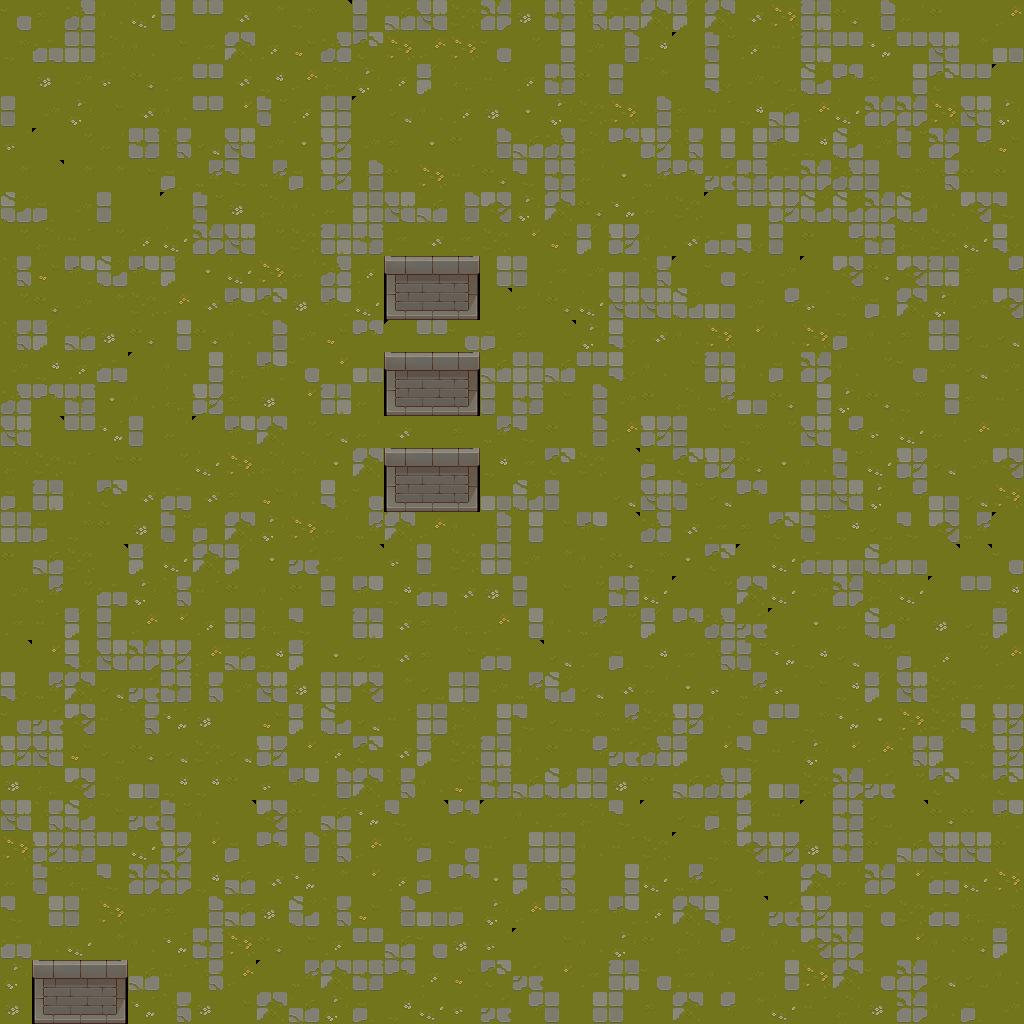

Rendered tile map (Tiled .tmx) drawn with the repository's tilesets; below, a short description and the map source with its tile grids summarised:
An orthogonal 32x32 tile map with 32x32 px tiles, 1 tile layer (Ground), 2 tilesets.

<map version="1.8" tiledversion="1.8.4" orientation="orthogonal" renderorder="right-down" width="32" height="32" tilewidth="32" tileheight="32" infinite="0" nextlayerid="4" nextobjectid="1">
 <tileset firstgid="1" name="TX Tileset Grass" tilewidth="32" tileheight="32" tilecount="64" columns="8">
  <image source="../images/Texture/TX Tileset Grass.png" width="256" height="256" />
 </tileset>
 <tileset firstgid="65" name="TX Tileset Wall" tilewidth="32" tileheight="32" tilecount="256" columns="16">
  <image source="../images/Texture/TX Tileset Wall.png" width="512" height="512" />
  <tile id="17">
   <properties>
    <property name="blocked" type="bool" value="false" />
   </properties>
  </tile>
  <tile id="18">
   <properties>
    <property name="blocked" type="bool" value="false" />
   </properties>
  </tile>
  <tile id="19">
   <properties>
    <property name="blocked" type="bool" value="false" />
   </properties>
  </tile>
  <tile id="20">
   <properties>
    <property name="blocked" type="bool" value="false" />
   </properties>
  </tile>
  <tile id="21">
   <properties>
    <property name="blocked" type="bool" value="false" />
   </properties>
  </tile>
  <tile id="22">
   <properties>
    <property name="blocked" type="bool" value="false" />
   </properties>
  </tile>
  <tile id="23">
   <properties>
    <property name="blocked" type="bool" value="false" />
   </properties>
  </tile>
  <tile id="24">
   <properties>
    <property name="blocked" type="bool" value="false" />
   </properties>
  </tile>
  <tile id="25">
   <properties>
    <property name="blocked" type="bool" value="false" />
   </properties>
  </tile>
  <tile id="26">
   <properties>
    <property name="blocked" type="bool" value="false" />
   </properties>
  </tile>
  <tile id="27">
   <properties>
    <property name="blocked" type="bool" value="false" />
   </properties>
  </tile>
  <tile id="28">
   <properties>
    <property name="blocked" type="bool" value="false" />
   </properties>
  </tile>
  <tile id="29">
   <properties>
    <property name="blocked" type="bool" value="false" />
   </properties>
  </tile>
  <tile id="30">
   <properties>
    <property name="blocked" type="bool" value="false" />
   </properties>
  </tile>
  <tile id="33">
   <properties>
    <property name="blocked" type="bool" value="false" />
   </properties>
  </tile>
  <tile id="34">
   <properties>
    <property name="blocked" type="bool" value="false" />
   </properties>
  </tile>
  <tile id="35">
   <properties>
    <property name="blocked" type="bool" value="false" />
   </properties>
  </tile>
  <tile id="36">
   <properties>
    <property name="blocked" type="bool" value="false" />
   </properties>
  </tile>
  <tile id="37">
   <properties>
    <property name="blocked" type="bool" value="false" />
   </properties>
  </tile>
  <tile id="38">
   <properties>
    <property name="blocked" type="bool" value="false" />
   </properties>
  </tile>
  <tile id="39">
   <properties>
    <property name="blocked" type="bool" value="false" />
   </properties>
  </tile>
  <tile id="40">
   <properties>
    <property name="blocked" type="bool" value="false" />
   </properties>
  </tile>
  <tile id="41">
   <properties>
    <property name="blocked" type="bool" value="false" />
   </properties>
  </tile>
  <tile id="42">
   <properties>
    <property name="blocked" type="bool" value="false" />
   </properties>
  </tile>
  <tile id="43">
   <properties>
    <property name="blocked" type="bool" value="false" />
   </properties>
  </tile>
  <tile id="44">
   <properties>
    <property name="blocked" type="bool" value="false" />
   </properties>
  </tile>
  <tile id="45">
   <properties>
    <property name="blocked" type="bool" value="false" />
   </properties>
  </tile>
  <tile id="46">
   <properties>
    <property name="blocked" type="bool" value="false" />
   </properties>
  </tile>
  <tile id="49">
   <properties>
    <property name="blocked" type="bool" value="false" />
   </properties>
  </tile>
  <tile id="50">
   <properties>
    <property name="blocked" type="bool" value="false" />
   </properties>
  </tile>
  <tile id="51">
   <properties>
    <property name="blocked" type="bool" value="false" />
   </properties>
  </tile>
  <tile id="52">
   <properties>
    <property name="blocked" type="bool" value="false" />
   </properties>
  </tile>
  <tile id="53">
   <properties>
    <property name="blocked" type="bool" value="false" />
   </properties>
  </tile>
  <tile id="54">
   <properties>
    <property name="blocked" type="bool" value="false" />
   </properties>
  </tile>
  <tile id="55">
   <properties>
    <property name="blocked" type="bool" value="false" />
   </properties>
  </tile>
  <tile id="56">
   <properties>
    <property name="blocked" type="bool" value="false" />
   </properties>
  </tile>
  <tile id="57">
   <properties>
    <property name="blocked" type="bool" value="false" />
   </properties>
  </tile>
  <tile id="58">
   <properties>
    <property name="blocked" type="bool" value="false" />
   </properties>
  </tile>
  <tile id="59">
   <properties>
    <property name="blocked" type="bool" value="false" />
   </properties>
  </tile>
  <tile id="60">
   <properties>
    <property name="blocked" type="bool" value="false" />
   </properties>
  </tile>
  <tile id="61">
   <properties>
    <property name="blocked" type="bool" value="false" />
   </properties>
  </tile>
  <tile id="62">
   <properties>
    <property name="blocked" type="bool" value="false" />
   </properties>
  </tile>
  <tile id="65">
   <properties>
    <property name="blocked" type="bool" value="false" />
   </properties>
  </tile>
  <tile id="66">
   <properties>
    <property name="blocked" type="bool" value="false" />
   </properties>
  </tile>
  <tile id="67">
   <properties>
    <property name="blocked" type="bool" value="false" />
   </properties>
  </tile>
  <tile id="68">
   <properties>
    <property name="blocked" type="bool" value="false" />
   </properties>
  </tile>
  <tile id="69">
   <properties>
    <property name="blocked" type="bool" value="false" />
   </properties>
  </tile>
  <tile id="70">
   <properties>
    <property name="blocked" type="bool" value="false" />
   </properties>
  </tile>
  <tile id="71">
   <properties>
    <property name="blocked" type="bool" value="false" />
   </properties>
  </tile>
  <tile id="72">
   <properties>
    <property name="blocked" type="bool" value="false" />
   </properties>
  </tile>
  <tile id="73">
   <properties>
    <property name="blocked" type="bool" value="false" />
   </properties>
  </tile>
  <tile id="74">
   <properties>
    <property name="blocked" type="bool" value="false" />
   </properties>
  </tile>
  <tile id="75">
   <properties>
    <property name="blocked" type="bool" value="false" />
   </properties>
  </tile>
  <tile id="76">
   <properties>
    <property name="blocked" type="bool" value="false" />
   </properties>
  </tile>
  <tile id="77">
   <properties>
    <property name="blocked" type="bool" value="false" />
   </properties>
  </tile>
  <tile id="78">
   <properties>
    <property name="blocked" type="bool" value="false" />
   </properties>
  </tile>
  <tile id="81">
   <properties>
    <property name="blocked" type="bool" value="false" />
   </properties>
  </tile>
  <tile id="82">
   <properties>
    <property name="blocked" type="bool" value="false" />
   </properties>
  </tile>
  <tile id="83">
   <properties>
    <property name="blocked" type="bool" value="false" />
   </properties>
  </tile>
  <tile id="84">
   <properties>
    <property name="blocked" type="bool" value="false" />
   </properties>
  </tile>
  <tile id="85">
   <properties>
    <property name="blocked" type="bool" value="false" />
   </properties>
  </tile>
  <tile id="86">
   <properties>
    <property name="blocked" type="bool" value="false" />
   </properties>
  </tile>
  <tile id="87">
   <properties>
    <property name="blocked" type="bool" value="false" />
   </properties>
  </tile>
  <tile id="88">
   <properties>
    <property name="blocked" type="bool" value="false" />
   </properties>
  </tile>
  <tile id="89">
   <properties>
    <property name="blocked" type="bool" value="false" />
   </properties>
  </tile>
  <tile id="90">
   <properties>
    <property name="blocked" type="bool" value="false" />
   </properties>
  </tile>
  <tile id="91">
   <properties>
    <property name="blocked" type="bool" value="false" />
   </properties>
  </tile>
  <tile id="92">
   <properties>
    <property name="blocked" type="bool" value="false" />
   </properties>
  </tile>
  <tile id="93">
   <properties>
    <property name="blocked" type="bool" value="false" />
   </properties>
  </tile>
  <tile id="94">
   <properties>
    <property name="blocked" type="bool" value="false" />
   </properties>
  </tile>
  <tile id="97">
   <properties>
    <property name="blocked" type="bool" value="false" />
   </properties>
  </tile>
  <tile id="98">
   <properties>
    <property name="blocked" type="bool" value="false" />
   </properties>
  </tile>
  <tile id="99">
   <properties>
    <property name="blocked" type="bool" value="false" />
   </properties>
  </tile>
  <tile id="100">
   <properties>
    <property name="blocked" type="bool" value="false" />
   </properties>
  </tile>
  <tile id="101">
   <properties>
    <property name="blocked" type="bool" value="false" />
   </properties>
  </tile>
  <tile id="102">
   <properties>
    <property name="blocked" type="bool" value="false" />
   </properties>
  </tile>
  <tile id="103">
   <properties>
    <property name="blocked" type="bool" value="false" />
   </properties>
  </tile>
  <tile id="104">
   <properties>
    <property name="blocked" type="bool" value="false" />
   </properties>
  </tile>
  <tile id="105">
   <properties>
    <property name="blocked" type="bool" value="false" />
   </properties>
  </tile>
  <tile id="106">
   <properties>
    <property name="blocked" type="bool" value="false" />
   </properties>
  </tile>
  <tile id="107">
   <properties>
    <property name="blocked" type="bool" value="false" />
   </properties>
  </tile>
  <tile id="108">
   <properties>
    <property name="blocked" type="bool" value="false" />
   </properties>
  </tile>
  <tile id="109">
   <properties>
    <property name="blocked" type="bool" value="false" />
   </properties>
  </tile>
  <tile id="110">
   <properties>
    <property name="blocked" type="bool" value="false" />
   </properties>
  </tile>
  <tile id="113">
   <properties>
    <property name="blocked" type="bool" value="false" />
   </properties>
  </tile>
  <tile id="114">
   <properties>
    <property name="blocked" type="bool" value="false" />
   </properties>
  </tile>
  <tile id="115">
   <properties>
    <property name="blocked" type="bool" value="false" />
   </properties>
  </tile>
  <tile id="116">
   <properties>
    <property name="blocked" type="bool" value="false" />
   </properties>
  </tile>
  <tile id="117">
   <properties>
    <property name="blocked" type="bool" value="false" />
   </properties>
  </tile>
  <tile id="118">
   <properties>
    <property name="blocked" type="bool" value="false" />
   </properties>
  </tile>
  <tile id="119">
   <properties>
    <property name="blocked" type="bool" value="false" />
   </properties>
  </tile>
  <tile id="120">
   <properties>
    <property name="blocked" type="bool" value="false" />
   </properties>
  </tile>
  <tile id="121">
   <properties>
    <property name="blocked" type="bool" value="false" />
   </properties>
  </tile>
  <tile id="122">
   <properties>
    <property name="blocked" type="bool" value="false" />
   </properties>
  </tile>
  <tile id="123">
   <properties>
    <property name="blocked" type="bool" value="false" />
   </properties>
  </tile>
  <tile id="124">
   <properties>
    <property name="blocked" type="bool" value="false" />
   </properties>
  </tile>
  <tile id="125">
   <properties>
    <property name="blocked" type="bool" value="false" />
   </properties>
  </tile>
  <tile id="126">
   <properties>
    <property name="blocked" type="bool" value="false" />
   </properties>
  </tile>
  <tile id="129">
   <properties>
    <property name="blocked" type="bool" value="false" />
   </properties>
  </tile>
  <tile id="130">
   <properties>
    <property name="blocked" type="bool" value="false" />
   </properties>
  </tile>
  <tile id="131">
   <properties>
    <property name="blocked" type="bool" value="false" />
   </properties>
  </tile>
  <tile id="132">
   <properties>
    <property name="blocked" type="bool" value="false" />
   </properties>
  </tile>
  <tile id="133">
   <properties>
    <property name="blocked" type="bool" value="false" />
   </properties>
  </tile>
  <tile id="134">
   <properties>
    <property name="blocked" type="bool" value="false" />
   </properties>
  </tile>
  <tile id="135">
   <properties>
    <property name="blocked" type="bool" value="false" />
   </properties>
  </tile>
  <tile id="136">
   <properties>
    <property name="blocked" type="bool" value="false" />
   </properties>
  </tile>
  <tile id="137">
   <properties>
    <property name="blocked" type="bool" value="false" />
   </properties>
  </tile>
  <tile id="138">
   <properties>
    <property name="blocked" type="bool" value="false" />
   </properties>
  </tile>
  <tile id="139">
   <properties>
    <property name="blocked" type="bool" value="false" />
   </properties>
  </tile>
  <tile id="140">
   <properties>
    <property name="blocked" type="bool" value="false" />
   </properties>
  </tile>
  <tile id="141">
   <properties>
    <property name="blocked" type="bool" value="false" />
   </properties>
  </tile>
  <tile id="142">
   <properties>
    <property name="blocked" type="bool" value="false" />
   </properties>
  </tile>
  <tile id="145">
   <properties>
    <property name="blocked" type="bool" value="false" />
   </properties>
  </tile>
  <tile id="146">
   <properties>
    <property name="blocked" type="bool" value="false" />
   </properties>
  </tile>
  <tile id="147">
   <properties>
    <property name="blocked" type="bool" value="false" />
   </properties>
  </tile>
  <tile id="148">
   <properties>
    <property name="blocked" type="bool" value="false" />
   </properties>
  </tile>
  <tile id="149">
   <properties>
    <property name="blocked" type="bool" value="false" />
   </properties>
  </tile>
  <tile id="150">
   <properties>
    <property name="blocked" type="bool" value="false" />
   </properties>
  </tile>
  <tile id="151">
   <properties>
    <property name="blocked" type="bool" value="false" />
   </properties>
  </tile>
  <tile id="152">
   <properties>
    <property name="blocked" type="bool" value="false" />
   </properties>
  </tile>
  <tile id="153">
   <properties>
    <property name="blocked" type="bool" value="false" />
   </properties>
  </tile>
  <tile id="154">
   <properties>
    <property name="blocked" type="bool" value="false" />
   </properties>
  </tile>
  <tile id="155">
   <properties>
    <property name="blocked" type="bool" value="false" />
   </properties>
  </tile>
  <tile id="156">
   <properties>
    <property name="blocked" type="bool" value="false" />
   </properties>
  </tile>
  <tile id="157">
   <properties>
    <property name="blocked" type="bool" value="false" />
   </properties>
  </tile>
  <tile id="158">
   <properties>
    <property name="blocked" type="bool" value="false" />
   </properties>
  </tile>
  <tile id="161">
   <properties>
    <property name="blocked" type="bool" value="false" />
   </properties>
  </tile>
  <tile id="162">
   <properties>
    <property name="blocked" type="bool" value="false" />
   </properties>
  </tile>
  <tile id="163">
   <properties>
    <property name="blocked" type="bool" value="false" />
   </properties>
  </tile>
  <tile id="164">
   <properties>
    <property name="blocked" type="bool" value="false" />
   </properties>
  </tile>
  <tile id="165">
   <properties>
    <property name="blocked" type="bool" value="false" />
   </properties>
  </tile>
  <tile id="166">
   <properties>
    <property name="blocked" type="bool" value="false" />
   </properties>
  </tile>
  <tile id="167">
   <properties>
    <property name="blocked" type="bool" value="false" />
   </properties>
  </tile>
  <tile id="168">
   <properties>
    <property name="blocked" type="bool" value="false" />
   </properties>
  </tile>
  <tile id="169">
   <properties>
    <property name="blocked" type="bool" value="false" />
   </properties>
  </tile>
  <tile id="170">
   <properties>
    <property name="blocked" type="bool" value="false" />
   </properties>
  </tile>
  <tile id="171">
   <properties>
    <property name="blocked" type="bool" value="false" />
   </properties>
  </tile>
  <tile id="172">
   <properties>
    <property name="blocked" type="bool" value="false" />
   </properties>
  </tile>
  <tile id="173">
   <properties>
    <property name="blocked" type="bool" value="false" />
   </properties>
  </tile>
  <tile id="174">
   <properties>
    <property name="blocked" type="bool" value="false" />
   </properties>
  </tile>
 </tileset>
 <layer id="1" name="Ground" width="32" height="32" locked="1">
  <properties>
   <property name="walkable" type="bool" value="true" />
  </properties>
  <data>[1024 cells, 1024 non-empty, 70 distinct tile ids]</data>
 </layer>
</map>
